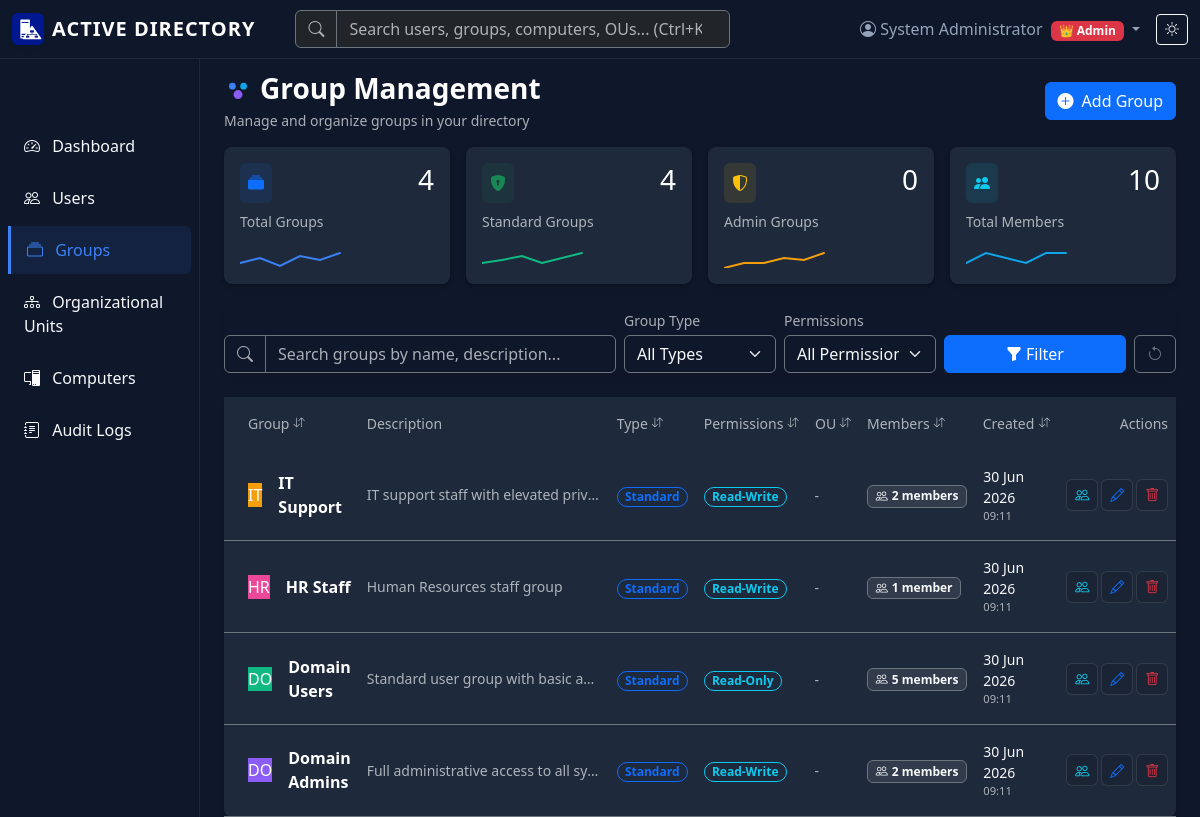
Before: /groups?search=&group_type=&permission=&sort_by=name&sort_dir=desc (signed in) with the older database file.
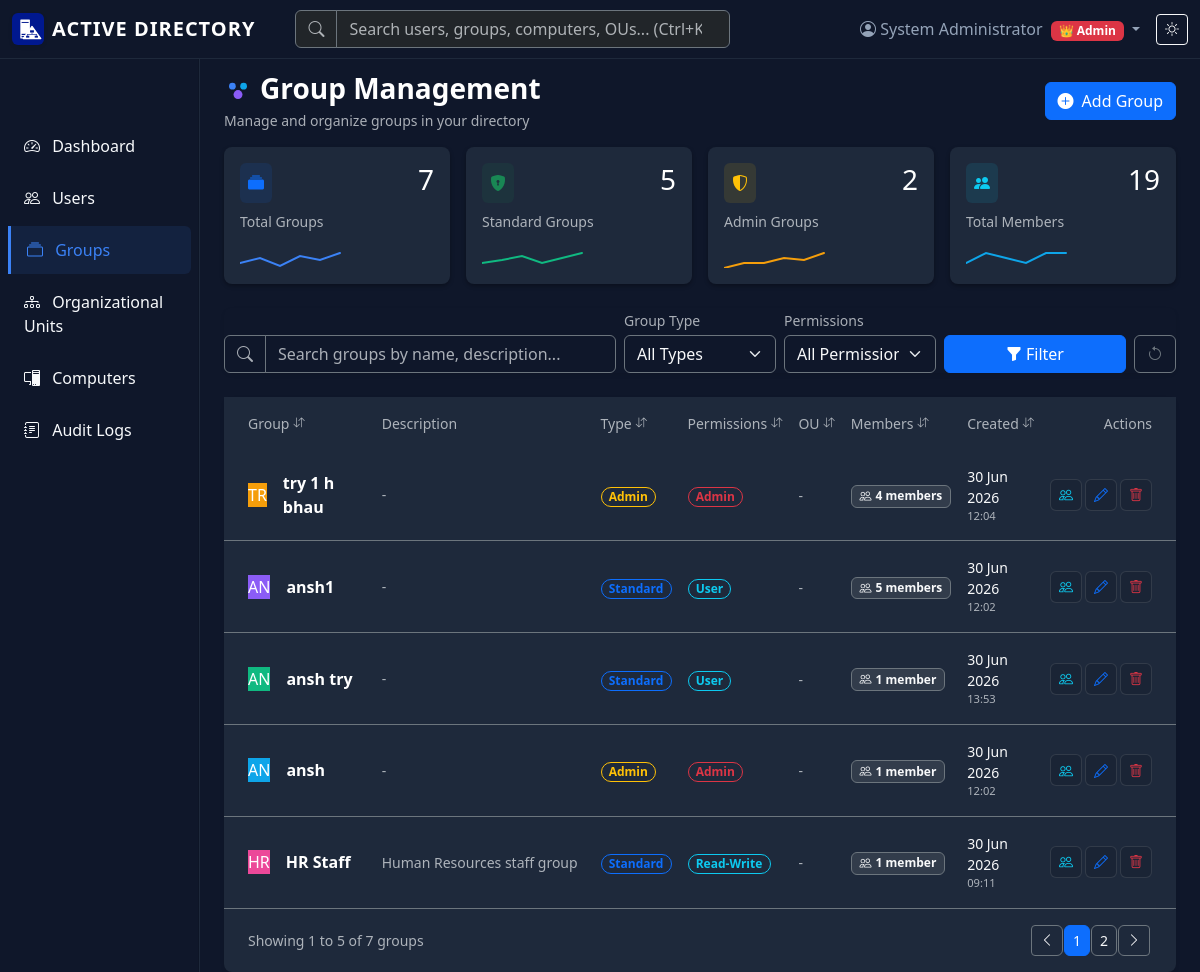
After: the same page with the newer database file.
### models.py (models this page shows, shortened)
class Group(db.Model):
    id = db.Column(db.Integer, primary_key=True)
    name = db.Column(db.String(100), unique=True, nullable=False, index=True)
    description = db.Column(db.Text, nullable=True)
    permissions = db.Column(db.String(50), nullable=False, default='user')  # user, admin
    grant_admin_rights = db.Column(db.Boolean, default=False, nullable=False)  # Whether members get admin role
    created_at = db.Column(db.DateTime, default=lambda: datetime.now(timezone.utc), nullable=False)
    ou_id = db.Column(db.Integer, db.ForeignKey('organizational_unit.id'), nullable=True)

### app.py (the view)
@app.route('/groups')
@login_required_with_message
def groups():
    page = request.args.get('page', 1, type=int)
    search = request.args.get('search', '', type=str)
    group_type = request.args.get('group_type', '', type=str)
    permission = request.args.get('permission', '', type=str)
    sort_by = request.args.get('sort_by', 'name', type=str)
    sort_dir = request.args.get('sort_dir', 'asc', type=str)
    query = Group.query
    if search:
        query = query.filter((Group.name.contains(search)) | (Group.description.contains(search)))
    if group_type == 'Admin':
        query = query.filter(Group.grant_admin_rights == True)
    elif group_type == 'Standard':
        query = query.filter(Group.grant_admin_rights == False)
    if permission:
        query = query.filter(Group.permissions == permission)
    if sort_by == 'members':
        sort_column = Group.name
    else:
        sort_column = getattr(Group, sort_by, Group.name)
    if sort_dir == 'desc':
        query = query.order_by(sort_column.desc())
    else:
        query = query.order_by(sort_column.asc())
    groups_pagination = query.paginate(
        page=page, per_page=app.config['ITEMS_PER_PAGE'], error_out=False
    )
    stats = {
        'total': Group.query.count(),
        'admin': Group.query.filter_by(grant_admin_rights=True).count(),
        'standard': Group.query.filter_by(grant_admin_rights=False).count(),
        'members': db.session.query(group_members_table).count()
    }
    return render_template('groups.html', title='Group Management',
                         groups=groups_pagination.items, pagination=groups_pagination,
                         search=search, group_type=group_type, permission=permission,
                         sort_by=sort_by, sort_dir=sort_dir, stats=stats)

### templates/groups.html (shortened to what the changed rows need)
{% extends "base.html" %}
{% block content %}
<div class="d-flex justify-content-between flex-wrap flex-md-nowrap align-items-center pt-3 pb-3">
    <div>
        <h1 class="h3 mb-0 d-flex align-items-center text-white fw-bold">
            <svg xmlns="http://www.w3.org/2000/svg" width="28" height="28" viewBox="0 0 100 100" class="me-2">
                <circle cx="30" cy="40" r="12" fill="#3b82f6"/>
                <circle cx="70" cy="40" r="12" fill="#0ea5e9"/>
                <circle cx="50" cy="70" r="16" fill="#8b5cf6"/>
            </svg>
            Group Management
        </h1>
    </div>
</div>
<div class="row g-3 mb-4">
    <div class="col-6 col-md-3">
        <div class="card h-100 border-0 stat-card">
            <div class="card-body p-3 d-flex flex-column">
                <div class="d-flex justify-content-between align-items-start mb-2">
                    <div class="p-2 rounded bg-primary bg-opacity-10 text-primary"><i class="bi bi-collection-fill"></i></div>
                    <h3 class="mb-0 text-white">{{ stats.total }}</h3>
                </div>
            </div>
        </div>
    </div>
    <div class="col-6 col-md-3">
        <div class="card h-100 border-0 stat-card">
            <div class="card-body p-3 d-flex flex-column">
                <div class="d-flex justify-content-between align-items-start mb-2">
                    <div class="p-2 rounded bg-success bg-opacity-10 text-success"><i class="bi bi-shield-lock-fill"></i></div>
                    <h3 class="mb-0 text-white">{{ stats.standard }}</h3>
                </div>
            </div>
        </div>
    </div>
    <div class="col-6 col-md-3">
        <div class="card h-100 border-0 stat-card" style="border-left-color: #f59e0b;">
            <div class="card-body p-3 d-flex flex-column">
                <div class="d-flex justify-content-between align-items-start mb-2">
                    <div class="p-2 rounded bg-warning bg-opacity-10 text-warning"><i class="bi bi-shield-shaded"></i></div>
                    <h3 class="mb-0 text-white">{{ stats.admin }}</h3>
                </div>
            </div>
        </div>
    </div>
    <div class="col-6 col-md-3">
        <div class="card h-100 border-0 stat-card" style="border-left-color: #0ea5e9;">
            <div class="card-body p-3 d-flex flex-column">
                <div class="d-flex justify-content-between align-items-start mb-2">
                    <div class="p-2 rounded bg-info bg-opacity-10 text-info"><i class="bi bi-people-fill"></i></div>
                    <h3 class="mb-0 text-white">{{ stats.members }}</h3>
                </div>
            </div>
        </div>
    </div>
</div>
<div class="card border-0 shadow-sm">
    <div class="card-body p-0 table-responsive" style="max-height: 600px;">
        <table class="table table-hover table-sticky-header mb-0 align-middle">
            <thead>
                <tr>
                    <th class="border-bottom-0 py-3 ps-4 text-muted small fw-medium" style="width: 25%;">
                        <a href="{{ url_for('groups', search=search, group_type=group_type, permission=permission, sort_by='name', sort_dir='desc' if sort_by == 'name' and sort_dir == 'asc' else 'asc') }}" class="text-decoration-none text-muted d-flex align-items-center">
                            Group <i class="bi bi-arrow-down-up ms-1" style="font-size:0.7rem;"></i>
                        </a>
                    </th>
                    <th class="border-bottom-0 py-3 text-muted small fw-medium" style="width: 25%;">Description</th>
                    <th class="border-bottom-0 py-3 text-muted small fw-medium">
                        <a href="{{ url_for('groups', search=search, group_type=group_type, permission=permission, sort_by='grant_admin_rights', sort_dir='desc' if sort_by == 'grant_admin_rights' and sort_dir == 'asc' else 'asc') }}" class="text-decoration-none text-muted d-flex align-items-center">
                            Type <i class="bi bi-arrow-down-up ms-1" style="font-size:0.7rem;"></i>
                        </a>
                    </th>
                    <th class="border-bottom-0 py-3 text-muted small fw-medium">
                        <a href="{{ url_for('groups', search=search, group_type=group_type, permission=permission, sort_by='permissions', sort_dir='desc' if sort_by == 'permissions' and sort_dir == 'asc' else 'asc') }}" class="text-decoration-none text-muted d-flex align-items-center">
                            Permissions <i class="bi bi-arrow-down-up ms-1" style="font-size:0.7rem;"></i>
                        </a>
                    </th>
                    <th class="border-bottom-0 py-3 text-muted small fw-medium">
                        <a href="{{ url_for('groups', search=search, group_type=group_type, permission=permission, sort_by='ou_id', sort_dir='desc' if sort_by == 'ou_id' and sort_dir == 'asc' else 'asc') }}" class="text-decoration-none text-muted d-flex align-items-center">
                            OU <i class="bi bi-arrow-down-up ms-1" style="font-size:0.7rem;"></i>
                        </a>
                    </th>
                    <th class="border-bottom-0 py-3 text-muted small fw-medium">
                        <a href="{{ url_for('groups', search=search, group_type=group_type, permission=permission, sort_by='members', sort_dir='desc' if sort_by == 'members' and sort_dir == 'asc' else 'asc') }}" class="text-decoration-none text-muted d-flex align-items-center">
                            Members <i class="bi bi-arrow-down-up ms-1" style="font-size:0.7rem;"></i>
                        </a>
                    </th>
                    <th class="border-bottom-0 py-3 text-muted small fw-medium">
                        <a href="{{ url_for('groups', search=search, group_type=group_type, permission=permission, sort_by='created_at', sort_dir='desc' if sort_by == 'created_at' and sort_dir == 'asc' else 'asc') }}" class="text-decoration-none text-muted d-flex align-items-center">
                            Created <i class="bi bi-arrow-down-up ms-1" style="font-size:0.7rem;"></i>
                        </a>
                    </th>
                    {% if current_user.is_admin() %}
                    <th class="border-bottom-0 py-3 text-end pe-4 text-muted small fw-medium">Actions</th>
                    {% endif %}
                </tr>
            </thead>
            <tbody>
                {% if groups %}
                    {% for group in groups %}
                    <tr class="clickable-row border-bottom border-secondary" onclick="if(!event.target.closest('a') && !event.target.closest('button')) window.location.href='{{ url_for('edit_group', id=group.id) }}'">
                        <td class="ps-4 py-3">
                            <div class="d-flex align-items-center">
                                <div class="user-avatar avatar-{{ group.id % 5 }} me-3 flex-shrink-0">
                                    {{ group.name[0:2]|upper }}
                                </div>
                                <div>
                                    <div class="text-white fw-semibold mb-0">{{ group.name }}</div>
                                </div>
                            </div>
                        </td>
                        <td class="py-3 text-muted small text-truncate" style="max-width: 250px;" title="{{ group.description or 'No description' }}">
                            {{ group.description or '-' }}
                        </td>
                        <td class="py-3">
                            <span class="badge badge-pill-outline {% if group.grant_admin_rights %}text-warning{% else %}text-primary{% endif %}">
                                {% if group.grant_admin_rights %}Admin{% else %}Standard{% endif %}
                            </span>
                        </td>
                        <td class="py-3">
                            <span class="badge badge-pill-outline {% if group.permissions == 'admin' %}text-danger{% else %}text-info{% endif %}">
                                {{ group.permissions|title }}
                            </span>
                        </td>
                        <td class="py-3">
                            {% if group.ou %}
                                <a href="{{ url_for('ou_bp.organizational_units', selected_ou=group.ou.id) }}" class="badge bg-secondary bg-opacity-25 text-light text-decoration-none border border-secondary" onclick="event.stopPropagation();">{{ group.ou.name }}</a>
                            {% else %}
                                <span class="text-muted small">-</span>
                            {% endif %}
                        </td>
                        <td class="py-3">
                            <a href="{{ url_for('group_members', id=group.id) }}" class="badge bg-secondary bg-opacity-25 text-light text-decoration-none border border-secondary d-inline-flex align-items-center" onclick="event.stopPropagation();" title="Manage Members">
                                <i class="bi bi-people me-1"></i> {{ group.members|length }} member{% if group.members|length != 1 %}s{% endif %}
                            </a>
                        </td>
                        <td class="py-3">
                            <div class="text-light small">{{ group.created_at.strftime('%d %b %Y') }}</div>
                            <div class="text-muted" style="font-size:0.7rem;">{{ group.created_at.strftime('%H:%M') }}</div>
                        </td>
                        {% if current_user.is_admin() %}
                        <td class="py-3 text-end pe-4 table-actions">
                            <div class="btn-group" role="group">
                                <a href="{{ url_for('group_members', id=group.id) }}" class="btn btn-sm text-info" title="Manage Members" onclick="event.stopPropagation();">
                                    <i class="bi bi-people"></i>
                                </a>
                                <a href="{{ url_for('edit_group', id=group.id) }}" class="btn btn-sm text-primary" title="Edit" onclick="event.stopPropagation();">
                                    <i class="bi bi-pencil"></i>
                                </a>
                                <button type="button" class="btn btn-sm text-danger"
                                        onclick="event.stopPropagation(); confirmDelete('{{ group.name }}', '{{ url_for('delete_group', id=group.id) }}')"
                                        title="Delete">
                                    <i class="bi bi-trash"></i>
                                </button>
                            </div>
                        </td>
                        {% endif %}
                    </tr>
                    {% endfor %}
                {% endif %}
            </tbody>
        </table>
    </div>
    {% if pagination and pagination.pages > 1 %}
    <div class="card-footer bg-transparent border-0 py-3 px-4 d-flex justify-content-between align-items-center flex-wrap">
        <div class="text-muted small mb-2 mb-md-0">
            Showing {{ (pagination.page - 1) * pagination.per_page + 1 }} to {% if pagination.page == pagination.pages %}{{ pagination.total }}{% else %}{{ pagination.page * pagination.per_page }}{% endif %} of {{ pagination.total }} groups
        </div>
        <div class="d-flex align-items-center">
            <nav aria-label="Pagination">
                <ul class="pagination pagination-sm mb-0">
                    <li class="page-item {% if not pagination.has_prev %}disabled{% endif %}">
                        <a class="page-link bg-transparent border-secondary text-light" href="{% if pagination.has_prev %}{{ url_for('groups', page=pagination.prev_num, search=search, group_type=group_type, permission=permission, sort_by=sort_by, sort_dir=sort_dir) }}{% else %}#{% endif %}"><i class="bi bi-chevron-left"></i></a>
                    </li>
                    {% for page_num in pagination.iter_pages(left_edge=1, left_current=1, right_current=2, right_edge=1) %}
                        {% if page_num %}
                            <li class="page-item {% if page_num == pagination.page %}active{% endif %}">
                                <a class="page-link {% if page_num == pagination.page %}bg-primary border-primary{% else %}bg-transparent border-secondary text-light{% endif %}" href="{{ url_for('groups', page=page_num, search=search, group_type=group_type, permission=permission, sort_by=sort_by, sort_dir=sort_dir) }}">{{ page_num }}</a>
                            </li>
                        {% else %}
                            <li class="page-item disabled"><span class="page-link bg-transparent border-secondary text-muted">...</span></li>
                        {% endif %}
                    {% endfor %}
                    <li class="page-item {% if not pagination.has_next %}disabled{% endif %}">
                        <a class="page-link bg-transparent border-secondary text-light" href="{% if pagination.has_next %}{{ url_for('groups', page=pagination.next_num, search=search, group_type=group_type, permission=permission, sort_by=sort_by, sort_dir=sort_dir) }}{% else %}#{% endif %}"><i class="bi bi-chevron-right"></i></a>
                    </li>
                </ul>
            </nav>
        </div>
    </div>
    {% endif %}
</div>
{% endblock %}

Changed rows visible on the page:
removed Group: name "IT", name "IT Support", description "IT support staff with elevated priv…", grant_admin_rights "Standard", permissions "Read-Write", members|length "2", created_at "30 Jun 2026", created_at "09:11"
no longer on this page (row unchanged): Group: name "DO", name "Domain Users", description "Standard user group with basic a…", grant_admin_rights "Standard", permissions "Read-Only", members|length "5", created_at "30 Jun 2026", created_at "09:11"
no longer on this page (row unchanged): Group: name "DO", name "Domain Admins", description "Full administrative access to all sy…", grant_admin_rights "Standard", permissions "Read-Write", members|length "2", created_at "30 Jun 2026", created_at "09:11"
added Group: name "TR", name "try 1 h bhau", description "-", grant_admin_rights "Admin", permissions "Admin", members|length "4", created_at "30 Jun 2026", created_at "12:04"
added Group: name "AN", name "ansh1", description "-", grant_admin_rights "Standard", permissions "User", members|length "5", created_at "30 Jun 2026", created_at "12:02"
added Group: name "AN", name "ansh try", description "-", grant_admin_rights "Standard", permissions "User", members|length "1", created_at "30 Jun 2026", created_at "13:53"
added Group: name "AN", name "ansh", description "-", grant_admin_rights "Admin", permissions "Admin", members|length "1", created_at "30 Jun 2026", created_at "12:02"
Other visible differences:
{{ stats.total }}: "4" → "7"
{{ stats.standard }}: "4" → "5"
{{ stats.admin }}: "0" → "2"
{{ stats.members }}: "10" → "19"
{{ (pagination.page - 1) * pagination.per_page + 1 }}: (not shown) → "1"
{{ pagination.page * pagination.per_page }}: (not shown) → "5"
{{ pagination.total }}: (not shown) → "7"
text now shown: "Showing to of groups"
new list line: "1"
new list line: "2"
